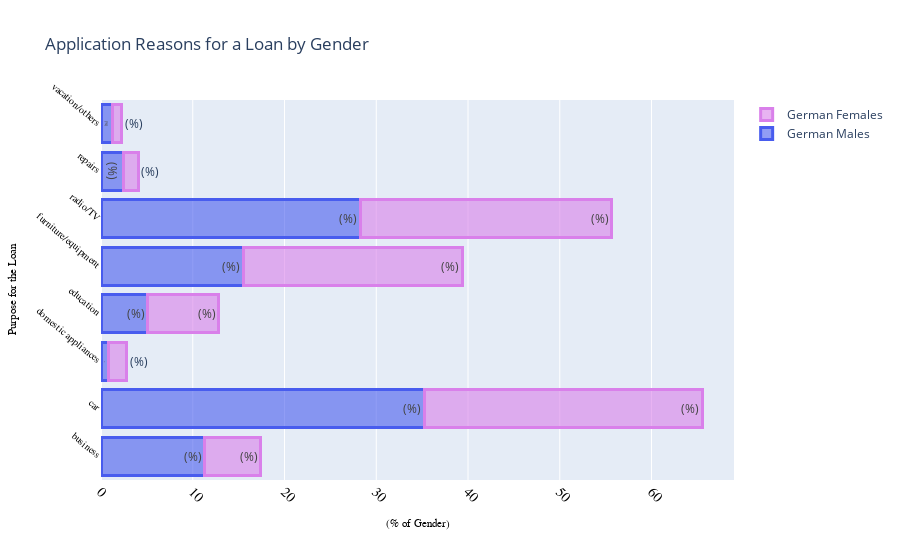

Here is the notebook cell this chart was saved with:
### Code cell
# Values into list
m_purpose = sex_purpose['male'].values.tolist()
f_purpose = sex_purpose['female'].values.tolist()

# Round values
male_purpose = ['%.2f' % elem for elem in m_purpose]
female_purpose = ['%.2f' % elem for elem in f_purpose]

male = go.Bar(
    y=['business', 'car', 'domestic appliances', 'education', 'furniture/equipment',
      'radio/TV', 'repairs', 'vacation/others'],
    x=male_purpose,
    name='German Males',
    text='(%)',
    orientation = 'h',
    marker = dict(
        color = 'rgba(72, 92, 238, 0.6)',
        line = dict(
            color = 'rgba(72, 92, 238, 1.0)',
            width = 3)
    )
)
female = go.Bar(
    y=['business', 'car', 'domestic appliances', 'education', 'furniture/equipment',
      'radio/TV', 'repairs', 'vacation/others'],
    x=female_purpose,
    name='German Females',
    text='(%)',
    orientation = 'h',
    marker = dict(
        color = 'rgba(217, 128, 234, 0.6)',
        line = dict(
            color = 'rgba(217, 128, 234, 1.0)',
            width = 3)
    )
)

data = [male, female]
layout = dict(
    title='Application Reasons for a Loan by Gender',
     xaxis=dict(
        title='(% of Gender)',
        titlefont=dict(
            family='Arial, sans-serif',
            size=11,
            color='black'
        ),
        showticklabels=True,
        tickangle=45,
        tickfont=dict(
            family='Old Standard TT, serif',
            size=14,
            color='black'
            ),
        exponentformat='e',
        showexponent='all'
    ),
    yaxis=dict(
        title='Purpose for the Loan',
        titlefont=dict(
            family='Arial, sans-serif',
            size=11,
            color='black'
        ),
        showticklabels=True,
        tickangle=40,
        tickfont=dict(
            family='Old Standard TT, serif',
            size=10,
            color='black'
        ),
        exponentformat='e',
        showexponent='all'
    ),
    barmode='stack'
)

fig = dict(data=data, layout=layout)
iplot(fig, filename='marker-h-bar')

### Figure 1 — Plotly figure (JSON) as saved in the notebook; plotly's stock layout.template omitted (floating-point values rounded to 4 significant figures)
{"data": [{"marker": {"color": "rgba(72, 92, 238, 0.6)", "line": {"color": "rgba(72, 92, 238, 1.0)", "width": 3}}, "name": "German Males", "orientation": "h", "text": "(%)", "type": "bar", "x": ["11.30", "35.22", "0.87", "5.07", "15.51", "28.26", "2.46", "1.30"], "y": ["business", "car", "domestic appliances", "education", "furniture/equipment", "radio/TV", "repairs", "vacation/others"]}, {"marker": {"color": "rgba(217, 128, 234, 0.6)", "line": {"color": "rgba(217, 128, 234, 1.0)", "width": 3}}, "name": "German Females", "orientation": "h", "text": "(%)", "type": "bar", "x": ["6.13", "30.32", "1.94", "7.74", "23.87", "27.42", "1.61", "0.97"], "y": ["business", "car", "domestic appliances", "education", "furniture/equipment", "radio/TV", "repairs", "vacation/others"]}], "layout": {"barmode": "stack", "title": {"text": "Application Reasons for a Loan by Gender"}, "xaxis": {"exponentformat": "e", "showexponent": "all", "showticklabels": true, "tickangle": 45, "tickfont": {"color": "black", "family": "Old Standard TT, serif", "size": 14}, "title": {"font": {"color": "black", "family": "Arial, sans-serif", "size": 11}, "text": "(% of Gender)"}}, "yaxis": {"exponentformat": "e", "showexponent": "all", "showticklabels": true, "tickangle": 40, "tickfont": {"color": "black", "family": "Old Standard TT, serif", "size": 10}, "title": {"font": {"color": "black", "family": "Arial, sans-serif", "size": 11}, "text": "Purpose for the Loan"}}}}
